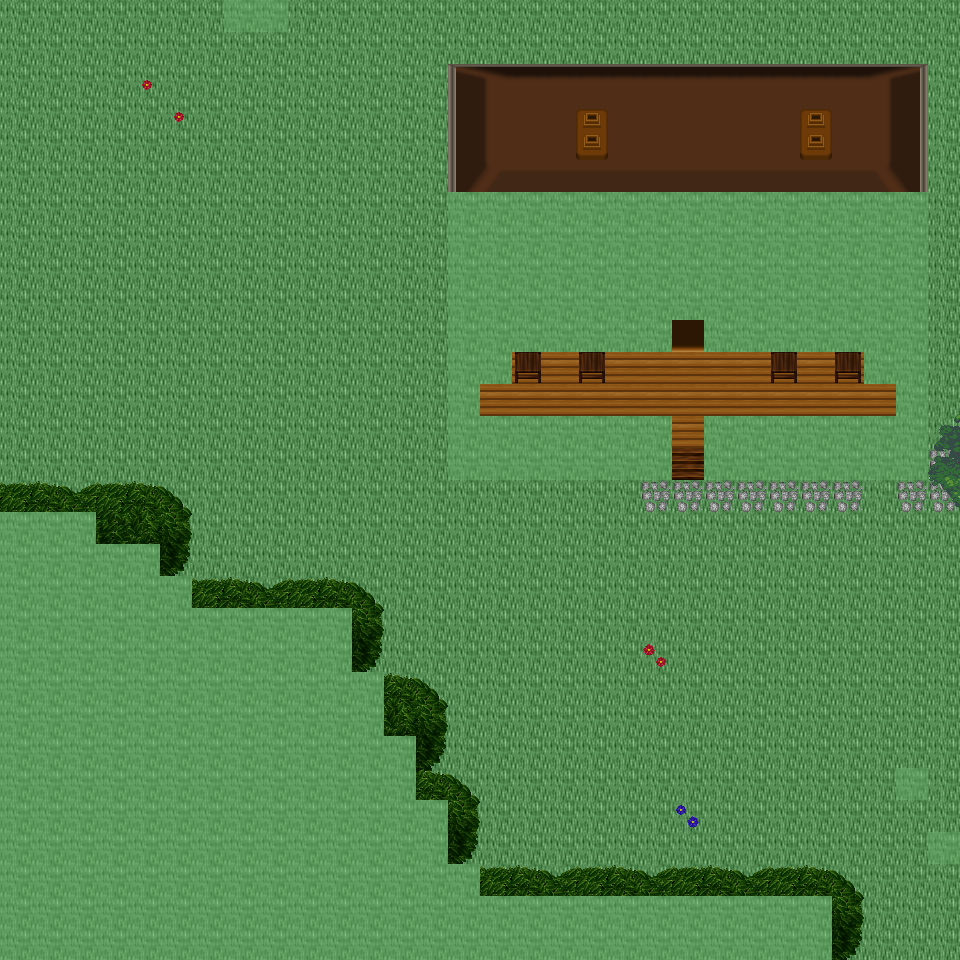

This game map was drawn from its Tiled (.tmx) file and the tilesets committed beside it. A one-line description and the trimmed map source follow:
An orthogonal 30x30 tile map with 32x32 px tiles, 6 tile layers (Ground, Object, Object2, Above, ...), 49 tilesets and 5 objects (5x mapExit).

<map version="1.0" orientation="orthogonal" renderorder="right-down" width="30" height="30" tilewidth="32" tileheight="32" nextobjectid="6">
  <tileset firstgid="1" name="tileset_ground_ground" tilewidth="32" tileheight="32" tilecount="33" columns="3">
    <image source="../drawable/tileset_ground_ground.png" width="96" height="352" />
  </tileset>
  <tileset firstgid="34" name="tileset_building_wall_old_wood" tilewidth="32" tileheight="32" tilecount="9" columns="3">
    <image source="../drawable/tileset_building_wall_old_wood.png" width="96" height="96" />
  </tileset>
  <tileset firstgid="43" name="tileset_building_fence_fence_wooden" tilewidth="32" tileheight="32" tilecount="12" columns="3">
    <image source="../drawable/tileset_building_fence_fence_wooden.png" width="96" height="128" />
  </tileset>
  <tileset firstgid="55" name="tileset_building_fence_fence_chunky" tilewidth="32" tileheight="32" tilecount="21" columns="3">
    <image source="../drawable/tileset_building_fence_fence_chunky.png" width="96" height="224" />
  </tileset>
  <tileset firstgid="76" name="tileset_plant_stump_stump_brown" tilewidth="32" tileheight="32" tilecount="4" columns="2">
    <image source="../drawable/tileset_plant_stump_stump_brown.png" width="64" height="64" />
  </tileset>
  <tileset firstgid="80" name="tileset_ground_earth_edges" tilewidth="32" tileheight="32" tilecount="18" columns="6">
    <image source="../drawable/tileset_ground_earth_edges.png" width="192" height="96" />
  </tileset>
  <tileset firstgid="98" name="tileset_ground_grass_corners" tilewidth="32" tileheight="32" tilecount="24" columns="6">
    <image source="../drawable/tileset_ground_grass_corners.png" width="192" height="128" />
  </tileset>
  <tileset firstgid="122" name="tileset_ground_grass_edges" tilewidth="32" tileheight="32" tilecount="36" columns="12">
    <image source="../drawable/tileset_ground_grass_edges.png" width="384" height="96" />
  </tileset>
  <tileset firstgid="158" name="tileset_plant_tree_apple_tree" tilewidth="32" tileheight="32" tilecount="9" columns="3">
    <image source="../drawable/tileset_plant_tree_apple_tree.png" width="96" height="96" />
  </tileset>
  <tileset firstgid="167" name="tileset_plant_tree_chestnut_tree" tilewidth="32" tileheight="32" tilecount="20" columns="4">
    <image source="../drawable/tileset_plant_tree_chestnut_tree.png" width="128" height="160" />
  </tileset>
  <tileset firstgid="187" name="tileset_plant_tree_crack_willow" tilewidth="32" tileheight="32" tilecount="20" columns="4">
    <image source="../drawable/tileset_plant_tree_crack_willow.png" width="128" height="160" />
  </tileset>
  <tileset firstgid="207" name="tileset_furniture_chair_bench_iron" tilewidth="32" tileheight="32" tilecount="4" columns="2">
    <image source="../drawable/tileset_furniture_chair_bench_iron.png" width="64" height="64" />
  </tileset>
  <tileset firstgid="211" name="tileset_furniture_chair_bench_iron_reverse" tilewidth="32" tileheight="32" tilecount="4" columns="2">
    <image source="../drawable/tileset_furniture_chair_bench_iron_reverse.png" width="64" height="64" />
  </tileset>
  <tileset firstgid="215" name="tileset_object_hay_cart" tilewidth="32" tileheight="32" tilecount="1" columns="1">
    <image source="../drawable/tileset_object_hay_cart.png" width="32" height="32" />
  </tileset>
  <tileset firstgid="216" name="tileset_building_wall_walls_siding" tilewidth="32" tileheight="32" tilecount="16" columns="4">
    <image source="../drawable/tileset_building_wall_walls_siding.png" width="128" height="128" />
  </tileset>
  <tileset firstgid="232" name="tileset_building_roof_brown" tilewidth="32" tileheight="32" tilecount="20" columns="5">
    <image source="../drawable/tileset_building_roof_brown.png" width="160" height="128" />
  </tileset>
  <tileset firstgid="252" name="tileset_building_door_door" tilewidth="32" tileheight="32" tilecount="6" columns="3">
    <image source="../drawable/tileset_building_door_door.png" width="96" height="64" />
  </tileset>
  <tileset firstgid="258" name="tileset_item_tools" tilewidth="32" tileheight="32" tilecount="9" columns="3">
    <image source="../drawable/tileset_item_tools.png" width="96" height="96" />
  </tileset>
  <tileset firstgid="267" name="tileset_ground_cobbled_paving" tilewidth="32" tileheight="32" tilecount="1" columns="1">
    <image source="../drawable/tileset_ground_cobbled_paving.png" width="32" height="32" />
  </tileset>
  <tileset firstgid="268" name="tileset_item_bazaar_produce" tilewidth="32" tileheight="32" tilecount="4" columns="2">
    <image source="../drawable/tileset_item_bazaar_produce.png" width="64" height="64" />
  </tileset>
  <tileset firstgid="272" name="tileset_item_sacks" tilewidth="32" tileheight="32" tilecount="2" columns="2">
    <image source="../drawable/tileset_item_sacks.png" width="64" height="32" />
  </tileset>
  <tileset firstgid="274" name="tileset_building_barnyard" tilewidth="32" tileheight="32" tilecount="200" columns="8">
    <image source="../drawable/tileset_building_barnyard.png" width="256" height="800" />
  </tileset>
  <tileset firstgid="474" name="tileset_plant_flower_planted_containers" tilewidth="32" tileheight="32" tilecount="16" columns="4">
    <image source="../drawable/tileset_plant_flower_planted_containers.png" width="128" height="128" />
  </tileset>
  <tileset firstgid="490" name="tileset_furniture_chair_wooden_rustic" tilewidth="32" tileheight="32" tilecount="8" columns="4">
    <image source="../drawable/tileset_furniture_chair_wooden_rustic.png" width="128" height="64" />
  </tileset>
  <tileset firstgid="498" name="tileset_furniture_table_brick_base" tilewidth="32" tileheight="32" tilecount="3" columns="3">
    <image source="../drawable/tileset_furniture_table_brick_base.png" width="96" height="32" />
  </tileset>
  <tileset firstgid="501" name="tileset_building_stairs_wooden_stairs" tilewidth="32" tileheight="32" tilecount="9" columns="3">
    <image source="../drawable/tileset_building_stairs_wooden_stairs.png" width="96" height="96" />
  </tileset>
  <tileset firstgid="510" name="tileset_plant_tree_maple_tree" tilewidth="32" tileheight="32" tilecount="72" columns="8">
    <image source="../drawable/tileset_plant_tree_maple_tree.png" width="256" height="288" />
  </tileset>
  <tileset firstgid="582" name="tileset_building_decoration_chimney_big" tilewidth="32" tileheight="32" tilecount="2" columns="1">
    <image source="../drawable/tileset_building_decoration_chimney_big.png" width="32" height="64" />
  </tileset>
  <tileset firstgid="584" name="tileset_logic_item_corn" tilewidth="32" tileheight="32" tilecount="5" columns="5">
    <image source="../drawable/tileset_logic_item_corn.png" width="160" height="32" />
  </tileset>
  <tileset firstgid="589" name="tileset_logic_collision" tilewidth="32" tileheight="32" tilecount="1" columns="1">
    <image source="../drawable/tileset_logic_collision.png" width="32" height="32" />
  </tileset>
  <tileset firstgid="590" name="tileset_plant_bush_bushes" tilewidth="32" tileheight="32" tilecount="10" columns="5">
    <image source="../drawable/tileset_plant_bush_bushes.png" width="160" height="64" />
  </tileset>
  <tileset firstgid="600" name="tileset_logic_item_vegetable" tilewidth="32" tileheight="32" tilecount="13" columns="13">
    <image source="../drawable/tileset_logic_item_vegetable.png" width="256" height="64" />
  </tileset>
  <tileset firstgid="613" name="tileset_plant_flower_daisy_blue" tilewidth="32" tileheight="32" tilecount="8" columns="2">
    <image source="../drawable/tileset_plant_flower_daisy_blue.png" width="64" height="128" />
  </tileset>
  <tileset firstgid="621" name="tileset_plant_flower_daisy_red" tilewidth="32" tileheight="32" tilecount="8" columns="2">
    <image source="../drawable/tileset_plant_flower_daisy_red.png" width="64" height="128" />
  </tileset>
  <tileset firstgid="629" name="tileset_plant_flower_daisy_white" tilewidth="32" tileheight="32" tilecount="8" columns="2">
    <image source="../drawable/tileset_plant_flower_daisy_white.png" width="64" height="128" />
  </tileset>
  <tileset firstgid="637" name="tileset_plant_flower_daisy_yellow" tilewidth="32" tileheight="32" tilecount="8" columns="2">
    <image source="../drawable/tileset_plant_flower_daisy_yellow.png" width="64" height="128" />
  </tileset>
  <tileset firstgid="645" name="tileset_plant_tree_tree_darkgreen" tilewidth="32" tileheight="32" tilecount="88" columns="8">
    <image source="../drawable/tileset_plant_tree_tree_darkgreen.png" width="256" height="352" />
  </tileset>
  <tileset firstgid="733" name="tileset_logic_creature_animal" tilewidth="32" tileheight="32" tilecount="32" columns="8">
    <image source="../drawable/tileset_logic_creature_animal.png" width="256" height="128" />
  </tileset>
  <tileset firstgid="765" name="tileset_logic_creature_rodent" tilewidth="32" tileheight="32" tilecount="8" columns="8">
    <image source="../drawable/tileset_logic_creature_rodent.png" width="256" height="32" />
  </tileset>
  <tileset firstgid="773" name="tileset_logic_creature_farm_animal" tilewidth="32" tileheight="32" tilecount="12" columns="12">
    <image source="../drawable/tileset_logic_creature_farm_animal.png" width="256" height="64" />
  </tileset>
  <tileset firstgid="785" name="tileset_ground_green_paving" tilewidth="32" tileheight="32" tilecount="18" columns="3">
    <image source="../drawable/tileset_ground_green_paving.png" width="96" height="192" />
  </tileset>
  <tileset firstgid="803" name="tileset_logic_protection" tilewidth="32" tileheight="32" tilecount="2" columns="2">
    <image source="../drawable/tileset_logic_protection.png" width="64" height="32" />
  </tileset>
  <tileset firstgid="805" name="tileset_item_hen_nest" tilewidth="32" tileheight="32" tilecount="1" columns="1">
    <image source="../drawable/tileset_item_hen_nest.png" width="32" height="32" />
  </tileset>
  <tileset firstgid="806" name="tileset_logic_item_dairy" tilewidth="32" tileheight="32" tilecount="1" columns="1">
    <image source="../drawable/tileset_logic_item_dairy.png" width="32" height="32" />
  </tileset>
  <tileset firstgid="807" name="tileset_light_door_light_ew" tilewidth="32" tileheight="32" tilecount="18" columns="6">
    <image source="../drawable/tileset_light_door_light_ew.png" width="192" height="96" />
  </tileset>
  <tileset firstgid="825" name="tileset_light_door_light" tilewidth="32" tileheight="32" tilecount="12" columns="3">
    <image source="../drawable/tileset_light_door_light.png" width="96" height="128" />
  </tileset>
  <tileset firstgid="837" name="tileset_item_firewood" tilewidth="32" tileheight="32" tilecount="12" columns="3">
    <image source="../drawable/tileset_item_firewood.png" width="96" height="128" />
  </tileset>
  <tileset firstgid="849" name="tileset_furniture_sink_manger" tilewidth="32" tileheight="32" tilecount="18" columns="6">
    <image source="../drawable/tileset_furniture_sink_manger.png" width="192" height="96" />
  </tileset>
  <tileset firstgid="867" name="tileset_logic_creature_fowl" tilewidth="32" tileheight="32" tilecount="6" columns="6">
    <image source="../drawable/tileset_logic_creature_fowl.png" width="192" height="32" />
  </tileset>
  <layer name="Ground" width="30" height="30">
    <data>[900 cells, 900 non-empty, 2 distinct tile ids]</data>
  </layer>
  <layer name="Object" width="30" height="30">
    <data>[900 cells, 163 non-empty, 23 distinct tile ids]</data>
  </layer>
  <layer name="Object2" width="30" height="30">
    <data>[900 cells, 37 non-empty, 12 distinct tile ids]</data>
  </layer>
  <layer name="Above" width="30" height="30">
    <data>[900 cells, 317 non-empty, 41 distinct tile ids]</data>
  </layer>
  <layer name="Above2" width="30" height="30">
    <data>[900 cells, 8 non-empty, 4 distinct tile ids]</data>
  </layer>
  <layer name="Walkable" width="30" height="30">
    <data>[900 cells, 293 non-empty, 1 distinct tile ids]</data>
  </layer>
  <objectgroup name="MapEvents">
    <object id="1" name="north" type="mapExit" x="0" y="0" width="224" height="32">
      <properties>
        <property name="map" value="level_0_x153_y44" />
        <property name="x" value="0" />
        <property name="y" value="28" />
      </properties>
    </object>
    <object id="2" name="north2" type="mapExit" x="288" y="0" width="672" height="32">
      <properties>
        <property name="map" value="level_0_x153_y44" />
        <property name="x" value="9" />
        <property name="y" value="28" />
      </properties>
    </object>
    <object id="3" name="south" type="mapExit" x="832" y="928" width="128" height="32">
      <properties>
        <property name="map" value="level_0_x153_y46" />
        <property name="x" value="26" />
        <property name="y" value="1" />
      </properties>
    </object>
    <object id="4" name="east" type="mapExit" x="928" y="0" width="32" height="832">
      <properties>
        <property name="map" value="level_0_x154_y45" />
        <property name="x" value="1" />
        <property name="y" value="0" />
      </properties>
    </object>
    <object id="5" name="east2" type="mapExit" x="928" y="864" width="32" height="96">
      <properties>
        <property name="map" value="level_0_x154_y45" />
        <property name="x" value="1" />
        <property name="y" value="27" />
      </properties>
    </object>
  </objectgroup>
</map>
